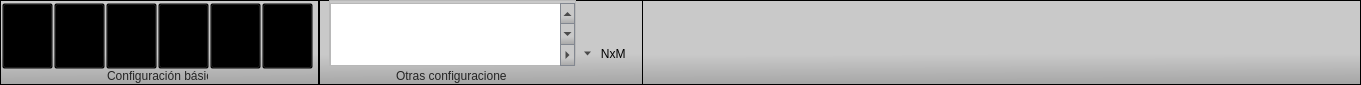
      <widget class="QFrame" name="frame_81">
       <property name="geometry">
        <rect>
         <x>20</x>
         <y>10</y>
         <width>1361</width>
         <height>85</height>
        </rect>
       </property>
       <property name="styleSheet">
        <string notr="true">QFrame#frame_9{
	background-color: rgb(255, 0, 255);
}</string>
       </property>
       <property name="frameShape">
        <enum>QFrame::StyledPanel</enum>
       </property>
       <property name="frameShadow">
        <enum>QFrame::Raised</enum>
       </property>
       <widget class="QFrame" name="frame_82">
        <property name="geometry">
         <rect>
          <x>0</x>
          <y>0</y>
          <width>319</width>
          <height>85</height>
         </rect>
        </property>
        <property name="styleSheet">
         <string notr="true">QFrame#frame_82{
	background-color: qlineargradient(spread:pad, x1:0.506, y1:1, x2:0.499955, y2:0.636, stop:0 rgba(165, 165, 165, 255), stop:1 rgba(201, 201, 201, 255));
	border-bottom: 1px solid rgb(112, 112, 112);
	border-right: 1px solid qlineargradient(spread:pad, x1:0.494318, y1:1, x2:0.506, y2:0, stop:0 rgba(112, 112, 112, 255), stop:1 rgba(184, 184, 184, 255))
}</string>
        </property>
        <property name="frameShape">
         <enum>QFrame::StyledPanel</enum>
        </property>
        <property name="frameShadow">
         <enum>QFrame::Raised</enum>
        </property>
        <widget class="QLabel" name="label_32">
         <property name="geometry">
          <rect>
           <x>107</x>
           <y>68</y>
           <width>101</width>
           <height>16</height>
          </rect>
         </property>
         <property name="styleSheet">
          <string notr="true">QLabel{
	background-color: transparent;
	color: rgb(36, 36, 36)
}</string>
         </property>
         <property name="text">
          <string>Configuración básica</string>
         </property>
        </widget>
        <widget class="QFrame" name="frame_83">
         <property name="geometry">
          <rect>
           <x>2</x>
           <y>3</y>
           <width>51</width>
           <height>66</height>
          </rect>
         </property>
         <property name="styleSheet">
          <string notr="true">QFrame{
	background-color: transparent;
}

QToolButton{
	background-color: transparent;
	}

QToolButton:hover{
	background-color: qlineargradient(spread:reflect, x1:0.455273, y1:1, x2:0.460273, y2:0, stop:0 rgba(253, 247, 225, 255), stop:0.301136 rgba(252, 228, 137, 255), stop:0.829545 rgba(253, 235, 168, 255), stop:1 rgba(253, 238, 177, 255));
	border-top: 2px solid qlineargradient(spread:pad, x1:0.465909, y1:0, x2:0.465909, y2:1, stop:0 rgba(241, 202, 88, 255), stop:1 rgba(253, 249, 232, 255));
	border-right: 2px solid qlineargradient(spread:pad, x1:0.994318, y1:0.568, x2:0, y2:0.568, stop:0 rgba(241, 204, 84, 255), stop:1 rgba(253, 246, 221, 255));
	border-bottom: 2px solid qlineargradient(spread:pad, x1:0.471, y1:1, x2:0.494, y2:0, stop:0 rgba(244, 213, 73, 255), stop:1 rgba(253, 253, 235, 255));
	border-left: 2px solid qlineargradient(spread:pad, x1:0, y1:0.642, x2:1, y2:0.659, stop:0 rgba(242, 205, 83, 255), stop:1 rgba(253, 246, 223, 255));
	border-radius: 1.5ex;
}

QToolButton:checked{
	background-color: qlineargradient(spread:pad, x1:0.483, y1:1, x2:0.477, y2:0.426, stop:0 rgba(254, 226, 135, 255), stop:1 rgba(250, 214, 121, 255));
	border-top: 2px solid qlineargradient(spread:pad, x1:0.5, y1:0, x2:0.517, y2:1, stop:0 rgba(194, 118, 43, 255), stop:1 rgba(246, 200, 103, 255));
	border-right: 2px solid qlineargradient(spread:pad, x1:1, y1:0.557, x2:0, y2:0.563, stop:0 rgba(194, 128, 50, 255), stop:1 rgba(248, 208, 113, 255));
	border-bottom: 2px solid qlineargradient(spread:pad, x1:0.449, y1:1, x2:0.449, y2:0, stop:0 rgba(194, 158, 71, 255), stop:1 rgba(250, 215, 122, 255));
	border-left: 2px solid qlineargradient(spread:pad, x1:0, y1:0.545455, x2:1, y2:0.54, stop:0 rgba(194, 132, 53, 255), stop:1 rgba(248, 209, 114, 255));
	border-radius: 1.5ex;
}

</string>
         </property>
         <property name="frameShape">
          <enum>QFrame::StyledPanel</enum>
         </property>
         <property name="frameShadow">
          <enum>QFrame::Raised</enum>
         </property>
         <property name="checkable" stdset="0">
          <bool>false</bool>
         </property>
         <widget class="QToolButton" name="toolButton_31">
          <property name="geometry">
           <rect>
            <x>0</x>
            <y>0</y>
            <width>51</width>
            <height>66</height>
           </rect>
          </property>
          <property name="styleSheet">
           <string notr="true"/>
          </property>
          <property name="text">
           <string>1x1</string>
          </property>
          <property name="icon">
           <iconset resource="resources.qrc">
            <normaloff>:/Visor/assets/visor/grid1x1.png</normaloff>:/Visor/assets/visor/grid1x1.png</iconset>
          </property>
          <property name="iconSize">
           <size>
            <width>39</width>
            <height>39</height>
           </size>
          </property>
          <property name="toolButtonStyle">
           <enum>Qt::ToolButtonTextUnderIcon</enum>
          </property>
         </widget>
        </widget>
        <widget class="QFrame" name="frame_84">
         <property name="geometry">
          <rect>
           <x>54</x>
           <y>3</y>
           <width>51</width>
           <height>66</height>
          </rect>
         </property>
         <property name="styleSheet">
          <string notr="true">QFrame{
	background-color: transparent;
}

QToolButton{
	background-color: transparent;
	}

QToolButton:hover{
	background-color: qlineargradient(spread:reflect, x1:0.455273, y1:1, x2:0.460273, y2:0, stop:0 rgba(253, 247, 225, 255), stop:0.301136 rgba(252, 228, 137, 255), stop:0.829545 rgba(253, 235, 168, 255), stop:1 rgba(253, 238, 177, 255));
	border-top: 2px solid qlineargradient(spread:pad, x1:0.465909, y1:0, x2:0.465909, y2:1, stop:0 rgba(241, 202, 88, 255), stop:1 rgba(253, 249, 232, 255));
	border-right: 2px solid qlineargradient(spread:pad, x1:0.994318, y1:0.568, x2:0, y2:0.568, stop:0 rgba(241, 204, 84, 255), stop:1 rgba(253, 246, 221, 255));
	border-bottom: 2px solid qlineargradient(spread:pad, x1:0.471, y1:1, x2:0.494, y2:0, stop:0 rgba(244, 213, 73, 255), stop:1 rgba(253, 253, 235, 255));
	border-left: 2px solid qlineargradient(spread:pad, x1:0, y1:0.642, x2:1, y2:0.659, stop:0 rgba(242, 205, 83, 255), stop:1 rgba(253, 246, 223, 255));
	border-radius: 1.5ex;
}

QToolButton:checked{
	background-color: qlineargradient(spread:pad, x1:0.483, y1:1, x2:0.477, y2:0.426, stop:0 rgba(254, 226, 135, 255), stop:1 rgba(250, 214, 121, 255));
	border-top: 2px solid qlineargradient(spread:pad, x1:0.5, y1:0, x2:0.517, y2:1, stop:0 rgba(194, 118, 43, 255), stop:1 rgba(246, 200, 103, 255));
	border-right: 2px solid qlineargradient(spread:pad, x1:1, y1:0.557, x2:0, y2:0.563, stop:0 rgba(194, 128, 50, 255), stop:1 rgba(248, 208, 113, 255));
	border-bottom: 2px solid qlineargradient(spread:pad, x1:0.449, y1:1, x2:0.449, y2:0, stop:0 rgba(194, 158, 71, 255), stop:1 rgba(250, 215, 122, 255));
	border-left: 2px solid qlineargradient(spread:pad, x1:0, y1:0.545455, x2:1, y2:0.54, stop:0 rgba(194, 132, 53, 255), stop:1 rgba(248, 209, 114, 255));
	border-radius: 1.5ex;
}

</string>
         </property>
         <property name="frameShape">
          <enum>QFrame::StyledPanel</enum>
         </property>
         <property name="frameShadow">
          <enum>QFrame::Raised</enum>
         </property>
         <widget class="QToolButton" name="toolButton_32">
          <property name="geometry">
           <rect>
            <x>0</x>
            <y>0</y>
            <width>51</width>
            <height>66</height>
           </rect>
          </property>
          <property name="font">
           <font>
            <pointsize>8</pointsize>
           </font>
          </property>
          <property name="text">
           <string>2x2</string>
          </property>
          <property name="icon">
           <iconset resource="resources.qrc">
            <normaloff>:/Visor/assets/visor/grid2x2.png</normaloff>:/Visor/assets/visor/grid2x2.png</iconset>
          </property>
          <property name="iconSize">
           <size>
            <width>43</width>
            <height>51</height>
           </size>
          </property>
          <property name="toolButtonStyle">
           <enum>Qt::ToolButtonTextUnderIcon</enum>
          </property>
          <property name="autoRaise">
           <bool>false</bool>
          </property>
          <property name="arrowType">
           <enum>Qt::NoArrow</enum>
          </property>
         </widget>
        </widget>
        <widget class="QFrame" name="frame_85">
         <property name="geometry">
          <rect>
           <x>106</x>
           <y>3</y>
           <width>51</width>
           <height>66</height>
          </rect>
         </property>
         <property name="styleSheet">
          <string notr="true">QFrame{
	background-color: transparent;
}

QToolButton{
	background-color: transparent;
	}

QToolButton:hover{
	background-color: qlineargradient(spread:reflect, x1:0.455273, y1:1, x2:0.460273, y2:0, stop:0 rgba(253, 247, 225, 255), stop:0.301136 rgba(252, 228, 137, 255), stop:0.829545 rgba(253, 235, 168, 255), stop:1 rgba(253, 238, 177, 255));
	border-top: 2px solid qlineargradient(spread:pad, x1:0.465909, y1:0, x2:0.465909, y2:1, stop:0 rgba(241, 202, 88, 255), stop:1 rgba(253, 249, 232, 255));
	border-right: 2px solid qlineargradient(spread:pad, x1:0.994318, y1:0.568, x2:0, y2:0.568, stop:0 rgba(241, 204, 84, 255), stop:1 rgba(253, 246, 221, 255));
	border-bottom: 2px solid qlineargradient(spread:pad, x1:0.471, y1:1, x2:0.494, y2:0, stop:0 rgba(244, 213, 73, 255), stop:1 rgba(253, 253, 235, 255));
	border-left: 2px solid qlineargradient(spread:pad, x1:0, y1:0.642, x2:1, y2:0.659, stop:0 rgba(242, 205, 83, 255), stop:1 rgba(253, 246, 223, 255));
	border-radius: 1.5ex;
}

QToolButton:checked{
	background-color: qlineargradient(spread:pad, x1:0.483, y1:1, x2:0.477, y2:0.426, stop:0 rgba(254, 226, 135, 255), stop:1 rgba(250, 214, 121, 255));
	border-top: 2px solid qlineargradient(spread:pad, x1:0.5, y1:0, x2:0.517, y2:1, stop:0 rgba(194, 118, 43, 255), stop:1 rgba(246, 200, 103, 255));
	border-right: 2px solid qlineargradient(spread:pad, x1:1, y1:0.557, x2:0, y2:0.563, stop:0 rgba(194, 128, 50, 255), stop:1 rgba(248, 208, 113, 255));
	border-bottom: 2px solid qlineargradient(spread:pad, x1:0.449, y1:1, x2:0.449, y2:0, stop:0 rgba(194, 158, 71, 255), stop:1 rgba(250, 215, 122, 255));
	border-left: 2px solid qlineargradient(spread:pad, x1:0, y1:0.545455, x2:1, y2:0.54, stop:0 rgba(194, 132, 53, 255), stop:1 rgba(248, 209, 114, 255));
	border-radius: 1.5ex;
}

</string>
         </property>
         <property name="frameShape">
          <enum>QFrame::StyledPanel</enum>
         </property>
         <property name="frameShadow">
          <enum>QFrame::Raised</enum>
         </property>
         <widget class="QToolButton" name="toolButton_33">
          <property name="geometry">
           <rect>
            <x>0</x>
            <y>0</y>
            <width>51</width>
            <height>66</height>
           </rect>
          </property>
          <property name="text">
           <string>1x2</string>
          </property>
          <property name="icon">
           <iconset resource="resources.qrc">
            <normaloff>:/Visor/assets/visor/grid1x2.png</normaloff>:/Visor/assets/visor/grid1x2.png</iconset>
          </property>
          <property name="iconSize">
           <size>
            <width>42</width>
            <height>49</height>
           </size>
          </property>
          <property name="toolButtonStyle">
           <enum>Qt::ToolButtonTextUnderIcon</enum>
          </property>
         </widget>
        </widget>
        <widget class="QFrame" name="frame_92">
         <property name="geometry">
          <rect>
           <x>158</x>
           <y>3</y>
           <width>51</width>
           <height>66</height>
          </rect>
         </property>
         <property name="styleSheet">
          <string notr="true">QFrame{
	background-color: transparent;
}

QToolButton{
	background-color: transparent;
	}

QToolButton:hover{
	background-color: qlineargradient(spread:reflect, x1:0.455273, y1:1, x2:0.460273, y2:0, stop:0 rgba(253, 247, 225, 255), stop:0.301136 rgba(252, 228, 137, 255), stop:0.829545 rgba(253, 235, 168, 255), stop:1 rgba(253, 238, 177, 255));
	border-top: 2px solid qlineargradient(spread:pad, x1:0.465909, y1:0, x2:0.465909, y2:1, stop:0 rgba(241, 202, 88, 255), stop:1 rgba(253, 249, 232, 255));
	border-right: 2px solid qlineargradient(spread:pad, x1:0.994318, y1:0.568, x2:0, y2:0.568, stop:0 rgba(241, 204, 84, 255), stop:1 rgba(253, 246, 221, 255));
	border-bottom: 2px solid qlineargradient(spread:pad, x1:0.471, y1:1, x2:0.494, y2:0, stop:0 rgba(244, 213, 73, 255), stop:1 rgba(253, 253, 235, 255));
	border-left: 2px solid qlineargradient(spread:pad, x1:0, y1:0.642, x2:1, y2:0.659, stop:0 rgba(242, 205, 83, 255), stop:1 rgba(253, 246, 223, 255));
	border-radius: 1.5ex;
}

QToolButton:checked{
	background-color: qlineargradient(spread:pad, x1:0.483, y1:1, x2:0.477, y2:0.426, stop:0 rgba(254, 226, 135, 255), stop:1 rgba(250, 214, 121, 255));
	border-top: 2px solid qlineargradient(spread:pad, x1:0.5, y1:0, x2:0.517, y2:1, stop:0 rgba(194, 118, 43, 255), stop:1 rgba(246, 200, 103, 255));
	border-right: 2px solid qlineargradient(spread:pad, x1:1, y1:0.557, x2:0, y2:0.563, stop:0 rgba(194, 128, 50, 255), stop:1 rgba(248, 208, 113, 255));
	border-bottom: 2px solid qlineargradient(spread:pad, x1:0.449, y1:1, x2:0.449, y2:0, stop:0 rgba(194, 158, 71, 255), stop:1 rgba(250, 215, 122, 255));
	border-left: 2px solid qlineargradient(spread:pad, x1:0, y1:0.545455, x2:1, y2:0.54, stop:0 rgba(194, 132, 53, 255), stop:1 rgba(248, 209, 114, 255));
	border-radius: 1.5ex;
}

</string>
         </property>
         <property name="frameShape">
          <enum>QFrame::StyledPanel</enum>
         </property>
         <property name="frameShadow">
          <enum>QFrame::Raised</enum>
         </property>
         <widget class="QToolButton" name="toolButton_38">
          <property name="geometry">
           <rect>
            <x>0</x>
            <y>0</y>
            <width>51</width>
            <height>66</height>
           </rect>
          </property>
          <property name="text">
           <string>2x1</string>
          </property>
          <property name="icon">
           <iconset resource="resources.qrc">
            <normaloff>:/Visor/assets/visor/grid2x1.png</normaloff>:/Visor/assets/visor/grid2x1.png</iconset>
          </property>
          <property name="iconSize">
           <size>
            <width>42</width>
            <height>49</height>
           </size>
          </property>
          <property name="toolButtonStyle">
           <enum>Qt::ToolButtonTextUnderIcon</enum>
          </property>
         </widget>
        </widget>
        <widget class="QFrame" name="frame_93">
         <property name="geometry">
          <rect>
           <x>210</x>
           <y>3</y>
           <width>51</width>
           <height>66</height>
          </rect>
         </property>
         <property name="styleSheet">
          <string notr="true">QFrame{
	background-color: transparent;
}

QToolButton{
	background-color: transparent;
	}

QToolButton:hover{
	background-color: qlineargradient(spread:reflect, x1:0.455273, y1:1, x2:0.460273, y2:0, stop:0 rgba(253, 247, 225, 255), stop:0.301136 rgba(252, 228, 137, 255), stop:0.829545 rgba(253, 235, 168, 255), stop:1 rgba(253, 238, 177, 255));
	border-top: 2px solid qlineargradient(spread:pad, x1:0.465909, y1:0, x2:0.465909, y2:1, stop:0 rgba(241, 202, 88, 255), stop:1 rgba(253, 249, 232, 255));
	border-right: 2px solid qlineargradient(spread:pad, x1:0.994318, y1:0.568, x2:0, y2:0.568, stop:0 rgba(241, 204, 84, 255), stop:1 rgba(253, 246, 221, 255));
	border-bottom: 2px solid qlineargradient(spread:pad, x1:0.471, y1:1, x2:0.494, y2:0, stop:0 rgba(244, 213, 73, 255), stop:1 rgba(253, 253, 235, 255));
	border-left: 2px solid qlineargradient(spread:pad, x1:0, y1:0.642, x2:1, y2:0.659, stop:0 rgba(242, 205, 83, 255), stop:1 rgba(253, 246, 223, 255));
	border-radius: 1.5ex;
}

QToolButton:checked{
	background-color: qlineargradient(spread:pad, x1:0.483, y1:1, x2:0.477, y2:0.426, stop:0 rgba(254, 226, 135, 255), stop:1 rgba(250, 214, 121, 255));
	border-top: 2px solid qlineargradient(spread:pad, x1:0.5, y1:0, x2:0.517, y2:1, stop:0 rgba(194, 118, 43, 255), stop:1 rgba(246, 200, 103, 255));
	border-right: 2px solid qlineargradient(spread:pad, x1:1, y1:0.557, x2:0, y2:0.563, stop:0 rgba(194, 128, 50, 255), stop:1 rgba(248, 208, 113, 255));
	border-bottom: 2px solid qlineargradient(spread:pad, x1:0.449, y1:1, x2:0.449, y2:0, stop:0 rgba(194, 158, 71, 255), stop:1 rgba(250, 215, 122, 255));
	border-left: 2px solid qlineargradient(spread:pad, x1:0, y1:0.545455, x2:1, y2:0.54, stop:0 rgba(194, 132, 53, 255), stop:1 rgba(248, 209, 114, 255));
	border-radius: 1.5ex;
}

</string>
         </property>
         <property name="frameShape">
          <enum>QFrame::StyledPanel</enum>
         </property>
         <property name="frameShadow">
          <enum>QFrame::Raised</enum>
         </property>
         <widget class="QToolButton" name="toolButton_39">
          <property name="geometry">
           <rect>
            <x>0</x>
            <y>0</y>
            <width>51</width>
            <height>66</height>
           </rect>
          </property>
          <property name="text">
           <string>2x4</string>
          </property>
          <property name="icon">
           <iconset resource="resources.qrc">
            <normaloff>:/Visor/assets/visor/grid2x4.png</normaloff>:/Visor/assets/visor/grid2x4.png</iconset>
          </property>
          <property name="iconSize">
           <size>
            <width>42</width>
            <height>49</height>
           </size>
          </property>
          <property name="toolButtonStyle">
           <enum>Qt::ToolButtonTextUnderIcon</enum>
          </property>
         </widget>
        </widget>
        <widget class="QFrame" name="frame_94">
         <property name="geometry">
          <rect>
           <x>262</x>
           <y>3</y>
           <width>51</width>
           <height>66</height>
          </rect>
         </property>
         <property name="styleSheet">
          <string notr="true">QFrame{
	background-color: transparent;
}

QToolButton{
	background-color: transparent;
	}

QToolButton:hover{
	background-color: qlineargradient(spread:reflect, x1:0.455273, y1:1, x2:0.460273, y2:0, stop:0 rgba(253, 247, 225, 255), stop:0.301136 rgba(252, 228, 137, 255), stop:0.829545 rgba(253, 235, 168, 255), stop:1 rgba(253, 238, 177, 255));
	border-top: 2px solid qlineargradient(spread:pad, x1:0.465909, y1:0, x2:0.465909, y2:1, stop:0 rgba(241, 202, 88, 255), stop:1 rgba(253, 249, 232, 255));
	border-right: 2px solid qlineargradient(spread:pad, x1:0.994318, y1:0.568, x2:0, y2:0.568, stop:0 rgba(241, 204, 84, 255), stop:1 rgba(253, 246, 221, 255));
	border-bottom: 2px solid qlineargradient(spread:pad, x1:0.471, y1:1, x2:0.494, y2:0, stop:0 rgba(244, 213, 73, 255), stop:1 rgba(253, 253, 235, 255));
	border-left: 2px solid qlineargradient(spread:pad, x1:0, y1:0.642, x2:1, y2:0.659, stop:0 rgba(242, 205, 83, 255), stop:1 rgba(253, 246, 223, 255));
	border-radius: 1.5ex;
}

QToolButton:checked{
	background-color: qlineargradient(spread:pad, x1:0.483, y1:1, x2:0.477, y2:0.426, stop:0 rgba(254, 226, 135, 255), stop:1 rgba(250, 214, 121, 255));
	border-top: 2px solid qlineargradient(spread:pad, x1:0.5, y1:0, x2:0.517, y2:1, stop:0 rgba(194, 118, 43, 255), stop:1 rgba(246, 200, 103, 255));
	border-right: 2px solid qlineargradient(spread:pad, x1:1, y1:0.557, x2:0, y2:0.563, stop:0 rgba(194, 128, 50, 255), stop:1 rgba(248, 208, 113, 255));
	border-bottom: 2px solid qlineargradient(spread:pad, x1:0.449, y1:1, x2:0.449, y2:0, stop:0 rgba(194, 158, 71, 255), stop:1 rgba(250, 215, 122, 255));
	border-left: 2px solid qlineargradient(spread:pad, x1:0, y1:0.545455, x2:1, y2:0.54, stop:0 rgba(194, 132, 53, 255), stop:1 rgba(248, 209, 114, 255));
	border-radius: 1.5ex;
}

</string>
         </property>
         <property name="frameShape">
          <enum>QFrame::StyledPanel</enum>
         </property>
         <property name="frameShadow">
          <enum>QFrame::Raised</enum>
         </property>
         <widget class="QToolButton" name="toolButton_40">
          <property name="geometry">
           <rect>
            <x>0</x>
            <y>0</y>
            <width>51</width>
            <height>66</height>
           </rect>
          </property>
          <property name="text">
           <string>4x2</string>
          </property>
          <property name="icon">
           <iconset resource="resources.qrc">
            <normaloff>:/Visor/assets/visor/grid4x2.png</normaloff>:/Visor/assets/visor/grid4x2.png</iconset>
          </property>
          <property name="iconSize">
           <size>
            <width>42</width>
            <height>49</height>
           </size>
          </property>
          <property name="toolButtonStyle">
           <enum>Qt::ToolButtonTextUnderIcon</enum>
          </property>
         </widget>
        </widget>
       </widget>
       <widget class="QFrame" name="frame_102">
        <property name="geometry">
         <rect>
          <x>590</x>
          <y>0</y>
          <width>771</width>
          <height>85</height>
         </rect>
        </property>
        <property name="styleSheet">
         <string notr="true">QFrame#frame_102{
	background-color: qlineargradient(spread:pad, x1:0.506, y1:1, x2:0.499955, y2:0.636, stop:0 rgba(165, 165, 165, 255), stop:1 rgba(201, 201, 201, 255));
	border-bottom: 1px solid rgb(112, 112, 112);
}</string>
        </property>
        <property name="frameShape">
         <enum>QFrame::StyledPanel</enum>
        </property>
        <property name="frameShadow">
         <enum>QFrame::Raised</enum>
        </property>
       </widget>
       <widget class="QFrame" name="frame_86">
        <property name="geometry">
         <rect>
          <x>319</x>
          <y>0</y>
          <width>324</width>
          <height>85</height>
         </rect>
        </property>
        <property name="styleSheet">
         <string notr="true">QFrame#frame_86{
	background-color: qlineargradient(spread:pad, x1:0.506, y1:1, x2:0.499955, y2:0.636, stop:0 rgba(165, 165, 165, 255), stop:1 rgba(201, 201, 201, 255));
	border-bottom: 1px solid rgb(112, 112, 112);
	border-right: 1px solid qlineargradient(spread:pad, x1:0.494318, y1:1, x2:0.506, y2:0, stop:0 rgba(112, 112, 112, 255), stop:1 rgba(184, 184, 184, 255))
}</string>
        </property>
        <property name="frameShape">
         <enum>QFrame::StyledPanel</enum>
        </property>
        <property name="frameShadow">
         <enum>QFrame::Raised</enum>
        </property>
        <widget class="QLabel" name="label_33">
         <property name="geometry">
          <rect>
           <x>77</x>
           <y>68</y>
           <width>111</width>
           <height>16</height>
          </rect>
         </property>
         <property name="styleSheet">
          <string notr="true">QLabel{
	background-color: transparent;
	color: rgb(36, 36, 36)
}</string>
         </property>
         <property name="text">
          <string>Otras configuraciones</string>
         </property>
        </widget>
        <widget class="QFrame" name="frame_90">
         <property name="geometry">
          <rect>
           <x>264</x>
           <y>3</y>
           <width>53</width>
           <height>66</height>
          </rect>
         </property>
         <property name="styleSheet">
          <string notr="true">QFrame{
	background-color: transparent;
}

QFrame:hover{
	border-top: 2px solid qlineargradient(spread:pad, x1:0.465909, y1:0, x2:0.465909, y2:1, stop:0 rgba(241, 202, 88, 255), stop:1 rgba(253, 249, 232, 255));
	border-right: 2px solid qlineargradient(spread:pad, x1:0.994318, y1:0.568, x2:0, y2:0.568, stop:0 rgba(241, 204, 84, 255), stop:1 rgba(253, 246, 221, 255));
	border-bottom: 2px solid qlineargradient(spread:pad, x1:0.471, y1:1, x2:0.494, y2:0, stop:0 rgba(244, 213, 73, 255), stop:1 rgba(253, 253, 235, 255));
	border-left: 2px solid qlineargradient(spread:pad, x1:0, y1:0.642, x2:1, y2:0.659, stop:0 rgba(242, 205, 83, 255), stop:1 rgba(253, 246, 223, 255));
	border-radius: 1.5ex;
}

QLabel{
	border:none;
}

QLabel:hover{
	border:none;
padding: 20px;
}


QToolButton{
	background-color: transparent;
	}

QToolButton:hover{
	background-color: qlineargradient(spread:reflect, x1:0.455273, y1:1, x2:0.460273, y2:0, stop:0 rgba(253, 247, 225, 255), stop:0.301136 rgba(252, 228, 137, 255), stop:0.829545 rgba(253, 235, 168, 255), stop:1 rgba(253, 238, 177, 255));
	border-top: 2px solid qlineargradient(spread:pad, x1:0.465909, y1:0, x2:0.465909, y2:1, stop:0 rgba(241, 202, 88, 255), stop:1 rgba(253, 249, 232, 255));
	border-right: 2px solid qlineargradient(spread:pad, x1:0.994318, y1:0.568, x2:0, y2:0.568, stop:0 rgba(241, 204, 84, 255), stop:1 rgba(253, 246, 221, 255));
	border-bottom: 2px solid qlineargradient(spread:pad, x1:0.471, y1:1, x2:0.494, y2:0, stop:0 rgba(244, 213, 73, 255), stop:1 rgba(253, 253, 235, 255));
	border-left: 2px solid qlineargradient(spread:pad, x1:0, y1:0.642, x2:1, y2:0.659, stop:0 rgba(242, 205, 83, 255), stop:1 rgba(253, 246, 223, 255));
	border-radius: 1.5ex;
}

QToolButton:checked{
	background-color: qlineargradient(spread:pad, x1:0.483, y1:1, x2:0.477, y2:0.426, stop:0 rgba(254, 226, 135, 255), stop:1 rgba(250, 214, 121, 255));
	border-top: 2px solid qlineargradient(spread:pad, x1:0.5, y1:0, x2:0.517, y2:1, stop:0 rgba(194, 118, 43, 255), stop:1 rgba(246, 200, 103, 255));
	border-right: 2px solid qlineargradient(spread:pad, x1:1, y1:0.557, x2:0, y2:0.563, stop:0 rgba(194, 128, 50, 255), stop:1 rgba(248, 208, 113, 255));
	border-bottom: 2px solid qlineargradient(spread:pad, x1:0.449, y1:1, x2:0.449, y2:0, stop:0 rgba(194, 158, 71, 255), stop:1 rgba(250, 215, 122, 255));
	border-left: 2px solid qlineargradient(spread:pad, x1:0, y1:0.545455, x2:1, y2:0.54, stop:0 rgba(194, 132, 53, 255), stop:1 rgba(248, 209, 114, 255));
	border-radius: 1.5ex;
}

</string>
         </property>
         <property name="frameShape">
          <enum>QFrame::StyledPanel</enum>
         </property>
         <property name="frameShadow">
          <enum>QFrame::Raised</enum>
         </property>
         <widget class="QFrame" name="frame_91">
          <property name="geometry">
           <rect>
            <x>0</x>
            <y>0</y>
            <width>52</width>
            <height>38</height>
           </rect>
          </property>
          <property name="styleSheet">
           <string notr="true"/>
          </property>
          <property name="frameShape">
           <enum>QFrame::StyledPanel</enum>
          </property>
          <property name="frameShadow">
           <enum>QFrame::Raised</enum>
          </property>
          <widget class="QLabel" name="label_34">
           <property name="geometry">
            <rect>
             <x>10</x>
             <y>3</y>
             <width>41</width>
             <height>33</height>
            </rect>
           </property>
           <property name="styleSheet">
            <string notr="true"/>
           </property>
           <property name="text">
            <string/>
           </property>
           <property name="pixmap">
            <pixmap resource="resources.qrc">:/Visor/assets/visor/gridCustom.png</pixmap>
           </property>
          </widget>
         </widget>
         <widget class="QToolButton" name="toolButton_37">
          <property name="geometry">
           <rect>
            <x>0</x>
            <y>36</y>
            <width>53</width>
            <height>29</height>
           </rect>
          </property>
          <property name="text">
           <string>   NxM</string>
          </property>
          <property name="iconSize">
           <size>
            <width>3</width>
            <height>4</height>
           </size>
          </property>
          <property name="toolButtonStyle">
           <enum>Qt::ToolButtonTextBesideIcon</enum>
          </property>
          <property name="arrowType">
           <enum>Qt::DownArrow</enum>
          </property>
         </widget>
        </widget>
        <widget class="QFrame" name="frame_55">
         <property name="geometry">
          <rect>
           <x>10</x>
           <y>0</y>
           <width>247</width>
           <height>66</height>
          </rect>
         </property>
         <property name="frameShape">
          <enum>QFrame::StyledPanel</enum>
         </property>
         <property name="frameShadow">
          <enum>QFrame::Raised</enum>
         </property>
         <widget class="QTableWidget" name="tableWidget_2">
          <property name="geometry">
           <rect>
            <x>1</x>
            <y>3</y>
            <width>231</width>
            <height>63</height>
           </rect>
          </property>
         </widget>
         <widget class="QToolButton" name="toolButton_29">
          <property name="geometry">
           <rect>
            <x>231</x>
            <y>3</y>
            <width>15</width>
            <height>22</height>
           </rect>
          </property>
          <property name="styleSheet">
           <string notr="true">border:1px solid rgb(130, 135, 144);
background-color: qlineargradient(spread:pad, x1:0.506, y1:1, x2:0.499955, y2:0.636, stop:0 rgba(165, 165, 165, 255), stop:1 rgba(201, 201, 201, 255));
</string>
          </property>
          <property name="text">
           <string>...</string>
          </property>
          <property name="iconSize">
           <size>
            <width>9</width>
            <height>7</height>
           </size>
          </property>
          <property name="arrowType">
           <enum>Qt::UpArrow</enum>
          </property>
         </widget>
         <widget class="QToolButton" name="toolButton_30">
          <property name="geometry">
           <rect>
            <x>231</x>
            <y>23</y>
            <width>15</width>
            <height>22</height>
           </rect>
          </property>
          <property name="styleSheet">
           <string notr="true">border:1px solid rgb(130, 135, 144);
background-color: qlineargradient(spread:pad, x1:0.506, y1:1, x2:0.499955, y2:0.636, stop:0 rgba(165, 165, 165, 255), stop:1 rgba(201, 201, 201, 255));
</string>
          </property>
          <property name="text">
           <string>...</string>
          </property>
          <property name="iconSize">
           <size>
            <width>5</width>
            <height>2</height>
           </size>
          </property>
          <property name="arrowType">
           <enum>Qt::DownArrow</enum>
          </property>
         </widget>
         <widget class="QToolButton" name="toolButton_34">
          <property name="geometry">
           <rect>
            <x>231</x>
            <y>44</y>
            <width>15</width>
            <height>22</height>
           </rect>
          </property>
          <property name="styleSheet">
           <string notr="true">border:1px solid rgb(130, 135, 144);
background-color: qlineargradient(spread:pad, x1:0.506, y1:1, x2:0.499955, y2:0.636, stop:0 rgba(165, 165, 165, 255), stop:1 rgba(201, 201, 201, 255));
</string>
          </property>
          <property name="text">
           <string>...</string>
          </property>
          <property name="iconSize">
           <size>
            <width>9</width>
            <height>7</height>
           </size>
          </property>
          <property name="arrowType">
           <enum>Qt::RightArrow</enum>
          </property>
         </widget>
        </widget>
       </widget>
       <zorder>frame_102</zorder>
       <zorder>frame_82</zorder>
       <zorder>frame_86</zorder>
      </widget>
